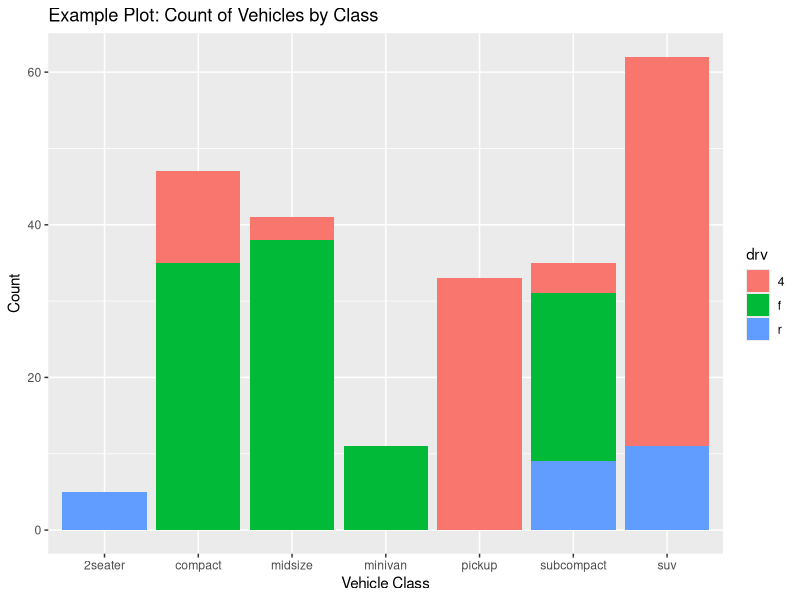

Here is the R script that generated this plot:
## ---- chunk 1
# Example Code for a Plot (Replace with your actual code)
library(ggplot2)

data(mpg) # Sample dataset
ggplot(mpg, aes(x=class, fill=drv)) +
    geom_bar() +
    labs(title="Example Plot: Count of Vehicles by Class",
         x="Vehicle Class", y="Count")
